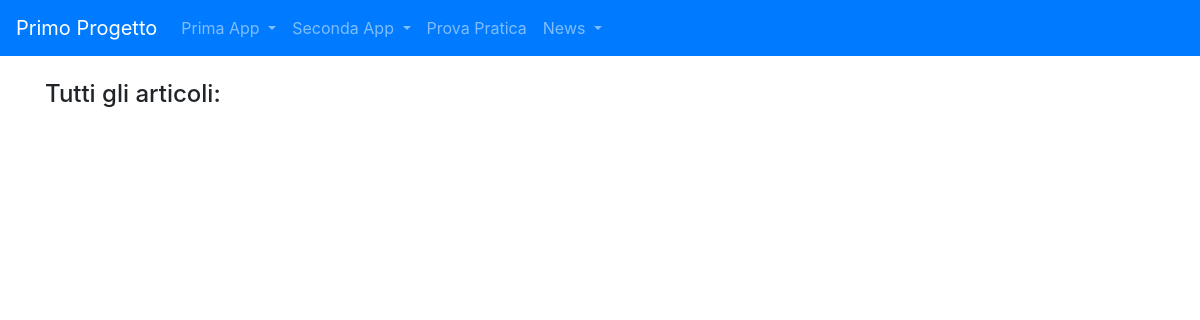
The page /news/lista_articoli on the database as committed earlier.
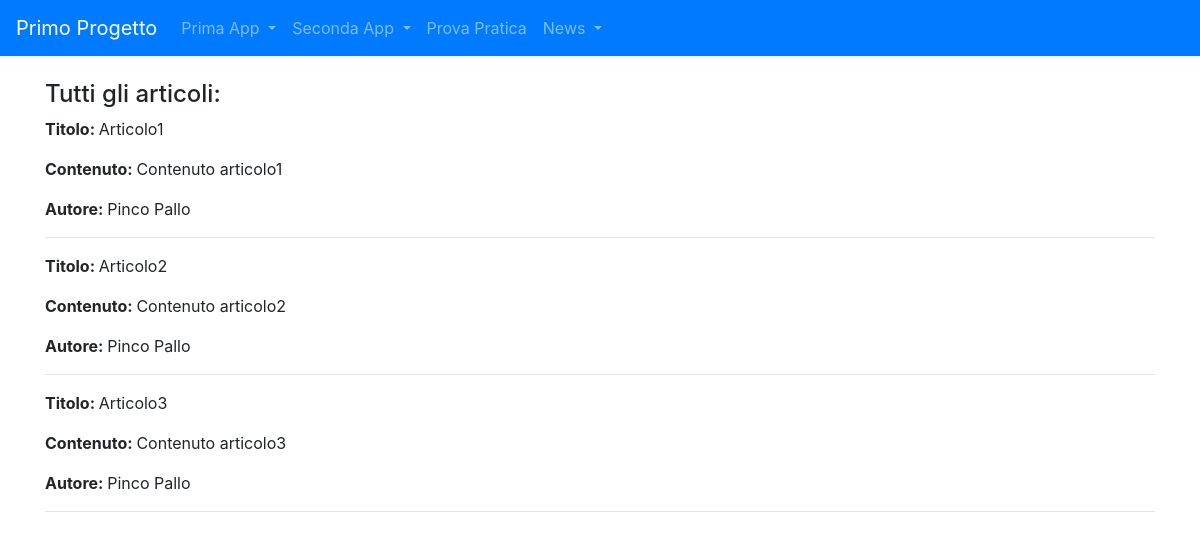
The same page on the database as committed later.
### news/models.py (models this page shows, shortened)
class Articolo (models.Model):
    titolo = models.CharField(max_length=100)
    contenuto = models.TextField()
    giornalista = models.ForeignKey(Giornalista, on_delete=models.CASCADE, related_name="articoli")
    data = models.DateField(auto_now=True, blank=True)
    visualizzazioni = models.IntegerField(default=0, blank=True)
    class Meta:
        verbose_name = "Articolo"
        verbose_name_plural = "Articoli"

class Giornalista (models.Model):
    nome = models.CharField (max_length=20)
    cognome = models.CharField(max_length=20)
    anno_di_nascita = models.DateField(blank=True)
    def __str__(self):
        return self.nome +" "+ self.cognome
    class Meta:
        verbose_name = "Giornalista"
        verbose_name_plural = "Giornalisti"

### news/views.py (the view)
# urls.py: path("/lista_articoli", listaArticoli, name="lista_articoli"),
def listaArticoli(request, pk=None):
    if pk is None:
        articoli = Articolo.objects.all()
        valore_default = 0
    else:
        articoli = Articolo.objects.filter(giornalista_id=pk)
        valore_default = 1
    context = {'articoli': articoli,
               'valore_default': valore_default,}
    return render(request,'lista_articoli.html', context)

### news/templates/news/lista_articoli.html (shortened to what this page needs)
{% extends 'base.html'%}
{%block content%}
    {% if valore_default == 0 %}
        <h4>Tutti gli articoli:</h4>
    {% else %}
        <h4>Articoli di un giornalista:</h4>
    {% endif %}
    {% for articolo in articoli %}
        <p><strong>Titolo: </strong>{{ articolo.titolo }}</p>
        <p><strong>Contenuto: </strong>{{ articolo.contenuto }}</p>
        <p><strong>Autore: </strong>{{ articolo.giornalista }}</p>
        <hr>
    {% endfor %}
{%endblock content%}

Rows that differ between the two databases and show on the page:
added Articolo: titolo "Articolo1", contenuto "Contenuto articolo1", giornalista "Pinco Pallo"
added Articolo: titolo "Articolo2", contenuto "Contenuto articolo2", giornalista "Pinco Pallo"
added Articolo: titolo "Articolo3", contenuto "Contenuto articolo3", giornalista "Pinco Pallo"
